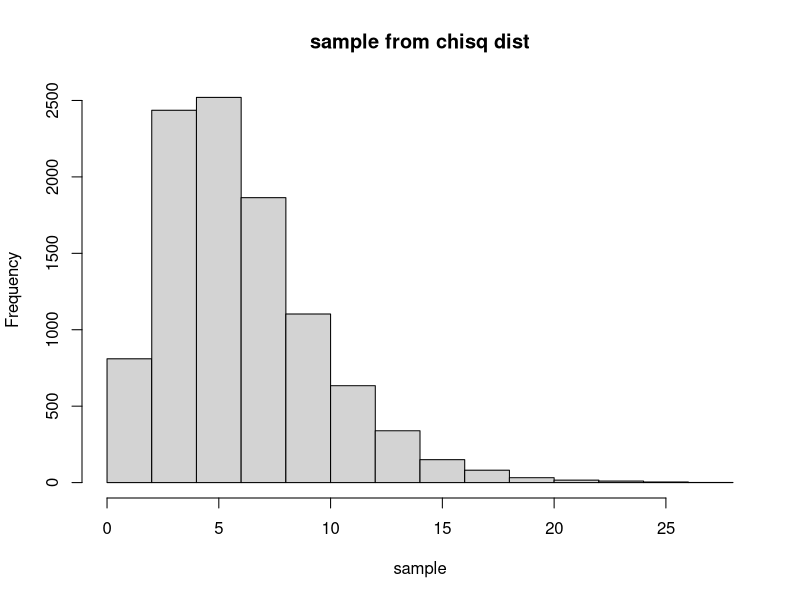
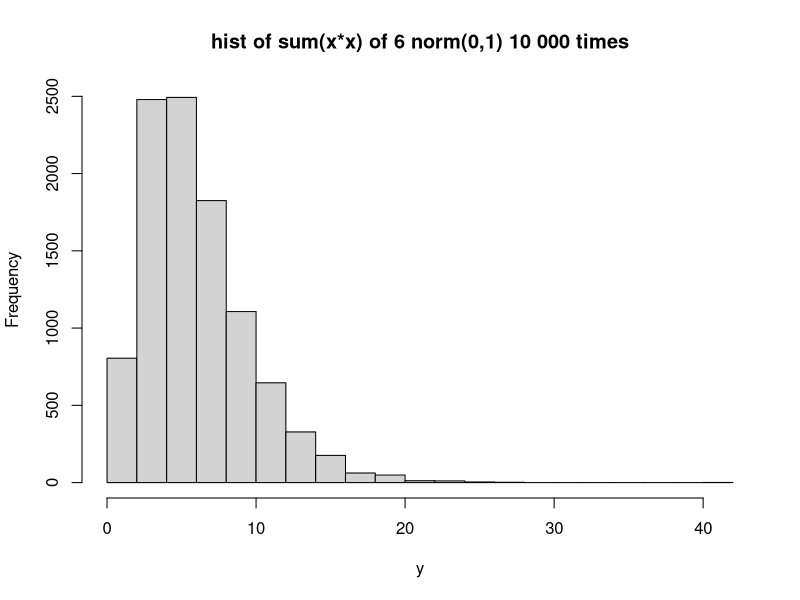
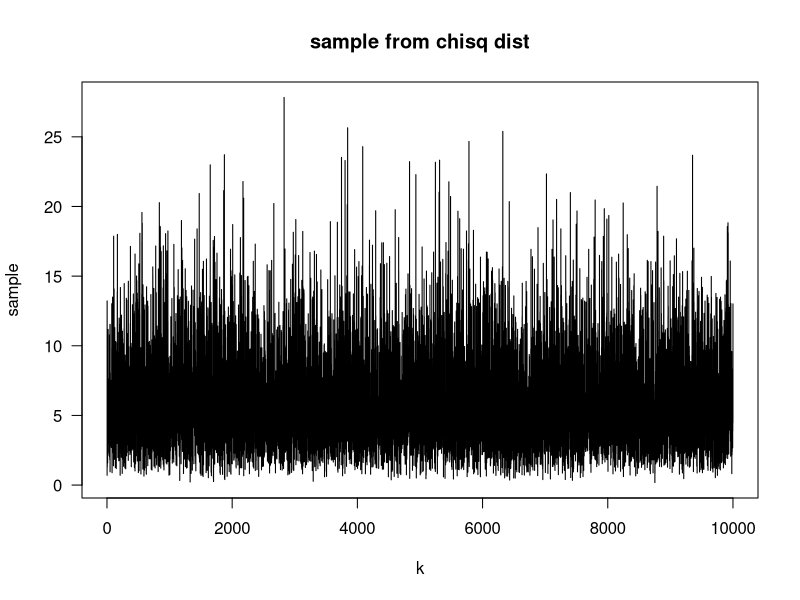

These figures' R source, in order: (Note: this script raises an error after producing the figures.)
## 1.a
n <- 10000 ## The number of trials.
freedom = 6
k <- seq(1, n, by = 1) ## First axis of plot.

sample <- rchisq(n = n, df = freedom) ## Second axis of plot for pdf.
hist(sample, main = "sample from chisq dist")

nn = 10000
y = rep(0, nn)
s=6
# 1. b(ii)
for (i in 1:nn) {
    # 1. b(i)
    x = rnorm(s, mean=0, sd=1)
    y_i = sum(x*x)
    y[i] =y_i
}
hist(y, main="hist of sum(x*x) of 6 norm(0,1) 10 000 times")

plot(x = k, y = sample, type = "s", las = 1, main = "sample from chisq dist")
plot(x = k, y = cdf, type = "s", las = 1, main = "cdf of Binomial distribution")

# 1. c Sammenlign histogrammene til Z og Y . Konklusjon?
# -De ser nesten identisk ut.
#################################
## 2.a
n = 1000
sample = rlnorm(n, meanlog = 0, sdlog = 1)
hist(sample, main = "sample from lognorm dist")

#2.b 
hist(log(sample), main="sampe from ln(Z)")
#2.c Sammenlign histogrammene til Z og Y . Konklusjon. 
# -Y ser ut som n(0,1) så Z= ln(Y) - lognorm fordeling.

#################################
##3.a 
n=1000
maxi = 5
delta=1
y = rep(0,n)
# (ii)
for (j in 1:n) {
    #(i)
    sub_sample = runif(maxi, min = 0, max = delta)
    y[j] = max(sub_sample)
}
hist(y, main="max of 5 samples from U(1)")
#3.b Sammenlign histogrammet til Y med den verdien du har valgt for θ. Konklusjon?
# - de fleste verdiene ligger nærmt delta. Som forventet.